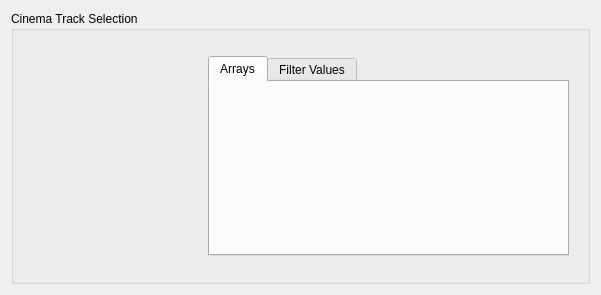
<?xml version="1.0" encoding="UTF-8"?>
<ui version="4.0">
 <class>CinemaTrackSelection</class>
 <widget class="QWidget" name="CinemaTrackSelection">
  <property name="geometry">
   <rect>
    <x>0</x>
    <y>0</y>
    <width>601</width>
    <height>295</height>
   </rect>
  </property>
  <property name="sizePolicy">
   <sizepolicy hsizetype="Preferred" vsizetype="Preferred">
    <horstretch>0</horstretch>
    <verstretch>0</verstretch>
   </sizepolicy>
  </property>
  <property name="windowTitle">
   <string>Form</string>
  </property>
  <layout class="QHBoxLayout" name="horizontalLayout_4">
   <item>
    <widget class="QGroupBox" name="gbTrackSelection">
     <property name="sizePolicy">
      <sizepolicy hsizetype="Expanding" vsizetype="Expanding">
       <horstretch>0</horstretch>
       <verstretch>0</verstretch>
      </sizepolicy>
     </property>
     <property name="title">
      <string>Cinema Track Selection</string>
     </property>
     <property name="checkable">
      <bool>false</bool>
     </property>
     <property name="checked">
      <bool>false</bool>
     </property>
     <layout class="QVBoxLayout" name="verticalLayout_3">
      <item>
       <widget class="QWidget" name="wNewSelection" native="true">
        <layout class="QHBoxLayout" name="horizontalLayout_2">
         <item>
          <widget class="pqPipelineBrowserWidget" name="wPipelineBrowser" native="true">
           <property name="sizePolicy">
            <sizepolicy hsizetype="Expanding" vsizetype="Expanding">
             <horstretch>0</horstretch>
             <verstretch>0</verstretch>
            </sizepolicy>
           </property>
           <property name="minimumSize">
            <size>
             <width>170</width>
             <height>0</height>
            </size>
           </property>
           <property name="maximumSize">
            <size>
             <width>170</width>
             <height>16777215</height>
            </size>
           </property>
          </widget>
         </item>
         <item>
          <widget class="QTabWidget" name="tabProxyProperties">
           <property name="sizePolicy">
            <sizepolicy hsizetype="Preferred" vsizetype="Fixed">
             <horstretch>0</horstretch>
             <verstretch>0</verstretch>
            </sizepolicy>
           </property>
           <property name="minimumSize">
            <size>
             <width>350</width>
             <height>200</height>
            </size>
           </property>
           <property name="maximumSize">
            <size>
             <width>16777215</width>
             <height>16777215</height>
            </size>
           </property>
           <property name="tabPosition">
            <enum>QTabWidget::North</enum>
           </property>
           <property name="currentIndex">
            <number>0</number>
           </property>
           <widget class="QWidget" name="wTabArrays">
            <attribute name="title">
             <string>Arrays</string>
            </attribute>
            <layout class="QVBoxLayout" name="verticalLayout">
             <item>
              <widget class="pqTreeView" name="viewArrayPicker" native="true">
               <property name="sizePolicy">
                <sizepolicy hsizetype="Expanding" vsizetype="Expanding">
                 <horstretch>0</horstretch>
                 <verstretch>0</verstretch>
                </sizepolicy>
               </property>
              </widget>
             </item>
            </layout>
           </widget>
           <widget class="QWidget" name="wTabValues">
            <attribute name="title">
             <string>Filter Values</string>
            </attribute>
            <layout class="QHBoxLayout" name="horizontalLayout_3"/>
           </widget>
          </widget>
         </item>
        </layout>
       </widget>
      </item>
     </layout>
    </widget>
   </item>
  </layout>
 </widget>
 <customwidgets>
  <customwidget>
   <class>pqPipelineBrowserWidget</class>
   <extends>QWidget</extends>
   <header>pqPipelineBrowserWidget.h</header>
   <container>1</container>
  </customwidget>
  <customwidget>
   <class>pqTreeView</class>
   <extends>QWidget</extends>
   <header>pqTreeView.h</header>
   <container>1</container>
  </customwidget>
 </customwidgets>
 <resources/>
 <connections/>
</ui>
